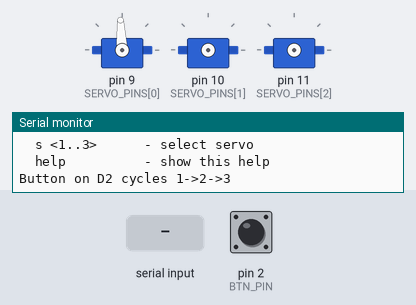
Bench run of a program on a simulated Arduino Nano, built with avr-gcc and run on an emulated ATmega328P. Parts: 3 × servo, the last lines printed to the serial monitor. Inputs (shaded band) come from the test bench; at power-on: pin 2 (BTN_PIN) HIGH.

Above: at 1.3 s.
1.4 s: "90 45\n" received over Serial
At 2.5 s:
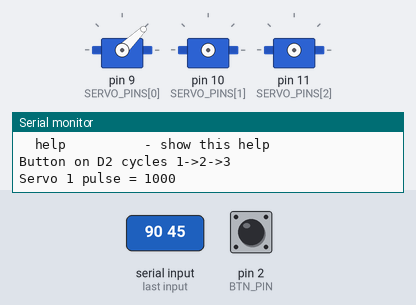
3.4 s: pin 2 (BTN_PIN) pulled LOW for 0.15 s
5.0 s: "30 150\n" received over Serial
At 6.4 s:
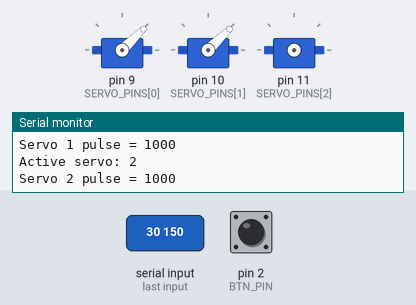
7.0 s: pin 2 (BTN_PIN) pulled LOW for 1 s
9.5 s: "0\n" received over Serial
At 11.0 s:
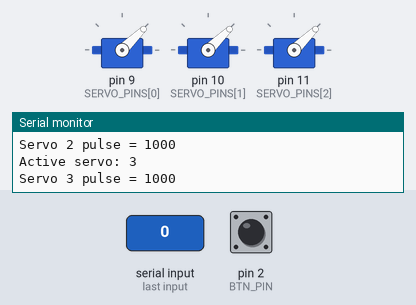
Timing chart, 0 to 12.5 s (numbered marks = the images above; inputs shaded):
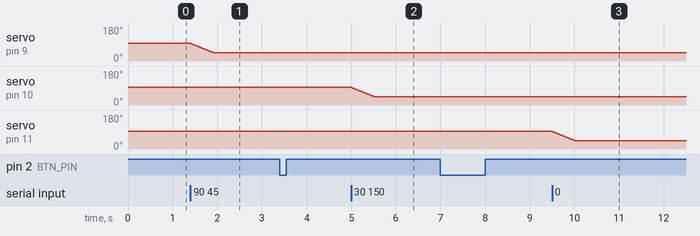

The program:

main.cpp
```cpp
#include <Arduino.h>
#include <Servo.h>

const byte BTN_PIN = 2;
const byte SERVO_PINS[3] = {9, 10, 11};


int usNow[3] = {1500,1500,1500};
int usMin = 1000;
int usMax = 2000;

int usStep = 5;
int usDelay = 5;

Servo sv[3];
int active = 0;           // 0..2

// антидребезг
bool lastRead = HIGH;
unsigned long lastChangeMs = 0;
const unsigned long DEBOUNCE_MS = 35;

// простий буфер для Serial
char lineBuf[40];
byte lineLen = 0;

void selectServo(int idx) {
  // відчепити всі, щоб “активна” була тільки одна
  for (int i = 0; i < 3; i++) {
    if (sv[i].attached()) sv[i].detach();
    pinMode(SERVO_PINS[i], INPUT);
  }

  active = idx;

  pinMode(SERVO_PINS[active], OUTPUT);
  sv[active].attach(SERVO_PINS[active]);
  sv[active].writeMicroseconds(usNow[active]);

  Serial.print(F("Active servo: "));
  Serial.println(active + 1);
  delay(100);
}
void moveServoUS(int idx, int targetUS)
{
  targetUS = constrain(targetUS, usMin, usMax);
  if (!sv[idx].attached()) return;

  int current = usNow[idx];

  if (current < targetUS) {
    for (int u = current; u <= targetUS; u += usStep) {
      sv[idx].writeMicroseconds(u);
      usNow[idx] = u;
      delay(usDelay);
    }
  } else if (current > targetUS) {
    for (int u = current; u >= targetUS; u -= usStep) {
      sv[idx].writeMicroseconds(u);
      usNow[idx] = u;
      delay(usDelay);
    }
  }
}


void setPulseFor(int idx, int us)
{
  us = constrain(us, usMin, usMax);

  if(sv[idx].attached() && idx == active)
  {
    moveServoUS(idx, us);
  }

  Serial.print(F("Servo "));// F - Use flash (32kB) not SRAM (2kB)
  Serial.print(idx + 1);
  Serial.print(F(" pulse = "));
  Serial.println(us);
}

void printHelp() {
  Serial.println(F("Commands:"));
  Serial.println(F("  u <1000..2000> - set pulse width (us)"));
  Serial.println(F("  a <0..180>     - set angle (mapped to us)"));
  Serial.println(F("  step <n>       - pulse step (us)"));
  Serial.println(F("  delay <ms>     - delay per step"));
  Serial.println(F("  s <1..3>      - select servo"));
  Serial.println(F("  help          - show this help"));
  Serial.println(F("Button on D2 cycles 1->2->3"));
}

void handleLine(char* s) {
  // пропустити пробіли
  while (*s == ' ' || *s == '\t' || *s == '\r') s++;
  if (*s == 0) return;

  if (!strncmp(s, "help", 4)) {
    printHelp();
    return;
  }

  // команда "s N"
  if (s[0] == 's' || s[0] == 'S') {
    int n = -1;
    if (sscanf(s + 1, "%d", &n) == 1 && n >= 1 && n <= 3) {
      selectServo(n - 1);
    } else {
      Serial.println(F("Bad 's' command. Use: s 1..3"));
    }
    return;
  }

  // команда "a X"
if (s[0] == 'a' || s[0] == 'A') {
  int a;
  if (sscanf(s + 1, "%d", &a) == 1) {
    a = constrain(a, 0, 180);
    int us = map(a, 0, 180, usMin, usMax);
    setPulseFor(active, us);
  }
  return;
}


  if (s[0] == 'u') {
  int us;
  if (sscanf(s + 1, "%d", &us) == 1) {
    setPulseFor(active, us);
  }
  return;
}

  if (!strncmp(s, "step", 4)) {
    int v;
    if (sscanf(s + 4, "%d", &v) == 1 && v > 0) {
      usStep = v;
      Serial.print(F("usStep = "));
      Serial.println(usStep);

    }
    return;
  }


if (!strncmp(s, "delay", 5)) {
  int v;
  if (sscanf(s + 5, "%d", &v) == 1 && v > 0) {
    usDelay = v;
    Serial.print(F("usDelay = "));
    Serial.println(usDelay);
  }
  return;
}


    // якщо це просто число — теж кут
  int v = -1;
  if (sscanf(s, "%d", &v) == 1) {
    setPulseFor(active, v);
    return;
  }

  Serial.println(F("Unknown command. Type: help"));
}

void setup() {
  Serial.begin(115200);
  pinMode(BTN_PIN, INPUT_PULLUP);

  // старт: серва 1 активна
  selectServo(0);
  printHelp();
}

void loop() {
  // ---- кнопка: циклічний вибір серви ----
  bool r = digitalRead(BTN_PIN);

  if (r != lastRead) {
    lastRead = r;
    lastChangeMs = millis();
  }

  if (millis() - lastChangeMs > DEBOUNCE_MS) {
    static bool armed = true;

    if (armed && r == LOW) {
      armed = false;
      int next = (active + 1) % 3;
      selectServo(next);
    }
    if (r == HIGH) armed = true;
  }

  // ---- Serial: читання рядка ----
  while (Serial.available()) {
    char c = (char)Serial.read();
    if (c == '\n') {
      lineBuf[lineLen] = 0;
      handleLine(lineBuf);
      lineLen = 0;
    } else if (c != '\r') {
      if (lineLen < sizeof(lineBuf) - 1) {
        lineBuf[lineLen++] = c;
      } else {
        // переповнення — скидаємо
        lineLen = 0;
      }
    }
  }
}
```

Measured:
- after the input at 1.4 s, servo on pin 9 (SERVO_PINS[0]): moves from 93° to 44° over 0.50 s, starting at once
- after the input at 5.0 s, servo on pin 10 (SERVO_PINS[1]): moves from 93° to 44° over 0.50 s, starting at once
- after the input at 9.5 s, servo on pin 11 (SERVO_PINS[2]): moves from 93° to 44° over 0.50 s, starting at once
